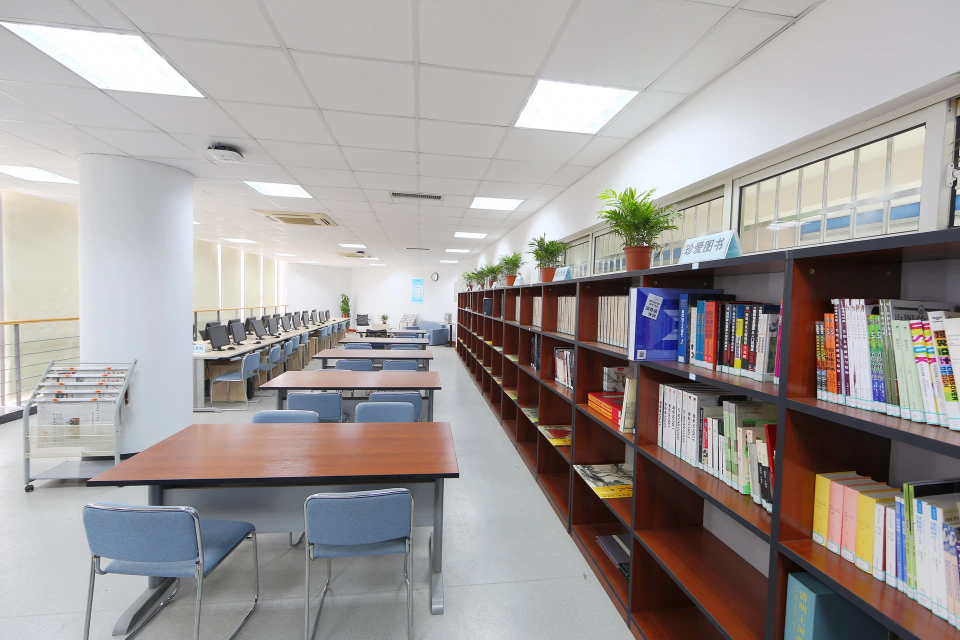
#> input picture data/src.png, 1920 x 1280 px (shown at 1/2 size)
$ python figureVanishingPoint.py
#> lines starting #> are read from the running program, lines starting #| are printed output that depends on the picture; after the words box and inside, x2 and y2 are one past the last pixel; in counts of white or black regions, pixels touching at a corner belong together
### figureLineBaseTwoImgPts.py
import cv2
import numpy as np
import materialColor
import figureVanishingPoint


def figureLineBaseTwoImgPts(x1, x2):
    X1 = np.array([x1[0], x1[1], 1], dtype=np.float64)
    X2 = np.array([x2[0], x2[1], 1], dtype=np.float64)
    line = np.cross(X1, X2)
    return line/line[2]

### figureVanishingPoint.py
import cv2
import numpy as np
import materialColor
import figureLineBaseTwoImgPts

def figureVanishingPt(imgPts, objRatioPts):
    ptsCnt, dim = imgPts.shape
    ratioCnt = len(objRatioPts)
    if ptsCnt != ratioCnt:
        print('count not match')
        return None
    if ptsCnt<3:
        print('count not enough')
        return None
    objPos = np.array(objRatioPts, dtype=np.float64).reshape(-1)
    b = np.tile([0., -1.], ptsCnt).reshape(-1, 1)
    vanishingPt = np.zeros([dim], dtype=np.float64)
    for d in range(dim):
        A = np.zeros([2*ptsCnt, 3+ptsCnt], dtype=np.float64)
        for i in range(ptsCnt):
            A[2*i, 0] = objPos[i]
            A[2*i, 1] = 1.
            A[2*i, 3+i] = -imgPts[i, d]
            A[2*i+1, 2] = objPos[i]
            A[2*i+1, 3+i] = -1.
        x = np.linalg.inv(A.T.dot(A)).dot(A.T).dot(b)
        vanishingPt[d] = x[0]/x[2]
    return vanishingPt


def figureVanishingLine(v1,v2):
    return figureLineBaseTwoImgPts.figureLineBaseTwoImgPts(v1, v2)


if  __name__=='__main__':
    src = cv2.imread("data/src.png")
#> src is the input picture: shape (1280, 1920, 3); mean B, G, R 153.2, 154.8, 160.3
    line1 = np.array([[424, 197], [508, 277], [563, 330]],dtype=np.float32)
    line2 = np.array([[1140, 924], [1144, 804], [
                     1153, 557]], dtype=np.float32)

    vanishingPt1 = figureVanishingPt(line1, [0, 1., 2.])
    vanishingPt2 = figureVanishingPt(line2, [0, 1., 3.])
    if vanishingPt1.any() == None or vanishingPt2.any() == None:
        print('error')
        exit(-1)
    figureVanishingLine(vanishingPt1, vanishingPt2)


    cv2.line(src, line1[0].astype(int), line1[1].astype(
        int), materialColor.CYAN_AMBIENT[::-1], 3)
#> src: shape (1280, 1920, 3); 0.02% of pixels changed, all inside (x1, y1, x2, y2) = (422, 195, 511, 280)
    cv2.line(src, line1[1].astype(int), line1[2].astype(
        int), materialColor.GOLD_AMBIENT[::-1], 3)
#> src: shape (1280, 1920, 3); mean B, G, R 153.2, 154.7, 160.3
    cv2.line(src, line2[0].astype(int), line2[1].astype(
        int), materialColor.Magenta[::-1], 3)
#> src: shape (1280, 1920, 3); mean B, G, R 153.3, 154.7, 160.3
    cv2.line(src, line2[1].astype(int), line2[2].astype(
        int), materialColor.Yellow[::-1], 3)
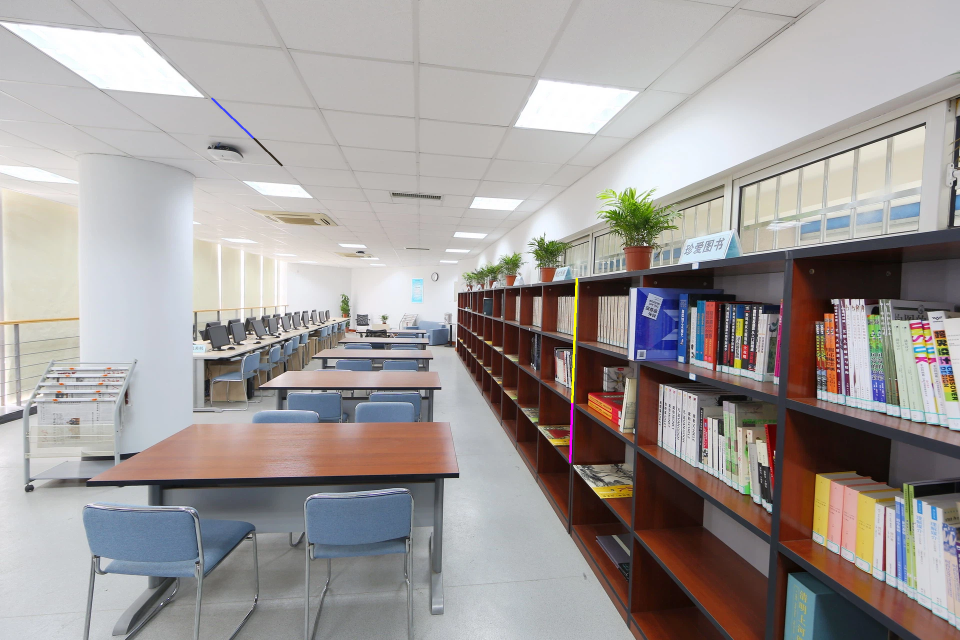
#> src: shape (1280, 1920, 3) (shown at 1/2 size); mean B, G, R 153.2, 154.8, 160.4
    cv2.circle(src, vanishingPt1.astype(int), 5, materialColor.Magenta[::-1])
#> src: shape (1280, 1920, 3); under 0.01% of pixels changed, all inside (x1, y1, x2, y2) = (821, 586, 832, 597)
    cv2.circle(src, vanishingPt2.astype(int), 5, materialColor.Magenta[::-1])
    cv2.line(src, line1[2].astype(int), vanishingPt1.astype(
        int), materialColor.Blue[::-1], 1, cv2.LINE_8)
#> src: shape (1280, 1920, 3); mean B, G, R 153.2, 154.8, 160.4
    cv2.line(src, line2[2].astype(int), vanishingPt2.astype(
        int), materialColor.Blue[::-1], 1, cv2.LINE_8)
#> src: shape (1280, 1920, 3); mean B, G, R 153.3, 154.7, 160.3
    cv2.imshow("src", src)
    cv2.waitKey(0)
    cv2.destroyAllWindows()
